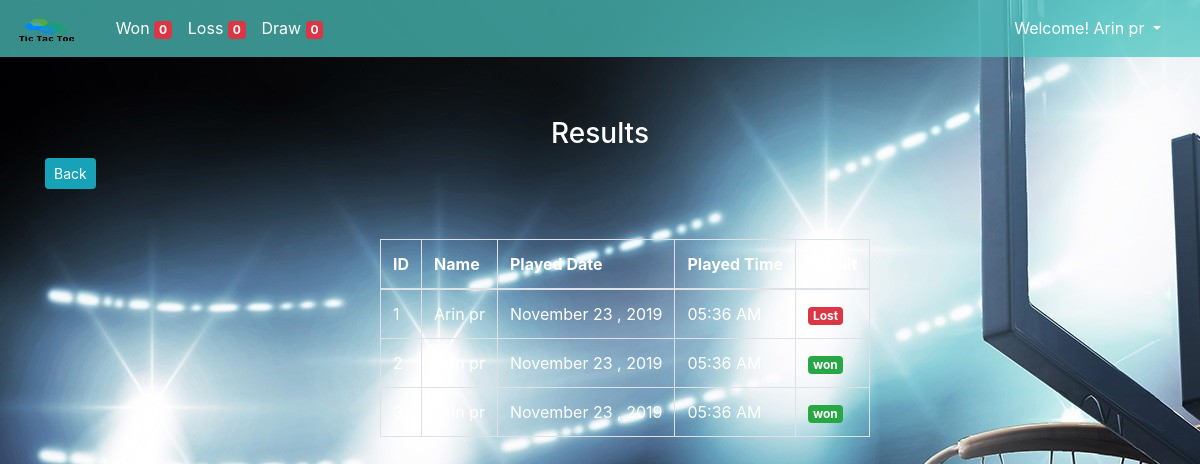
Page /results.php (signed in) on the committed database.
### tables this page shows
CREATE TABLE `user_tbl` (
  `ID` int(11) NOT NULL,
  `full_name` varchar(255) NOT NULL,
  `username` varchar(255) NOT NULL,
  `email` varchar(255) NOT NULL,
  `password` varchar(255) NOT NULL,
  `created_at` timestamp NOT NULL DEFAULT CURRENT_TIMESTAMP ON UPDATE CURRENT_TIMESTAMP
);

CREATE TABLE `game_data` (
  `ID` int(11) NOT NULL,
  `USER_ID` int(11) NOT NULL,
  `Status` varchar(50) NOT NULL,
  `Timestamp` timestamp NOT NULL DEFAULT CURRENT_TIMESTAMP ON UPDATE CURRENT_TIMESTAMP
);

### inc/Database.php (called while the page is built, shortened)
<?php
class Database {
	private $conn;
	private $host;
	private $user;
	private $password;
	private $baseName;
    function __construct($params=array()) {
		$this->conn = false;
		$this->host = 'localhost';
		$this->user = 'root';
		$this->password = 'root';
		$this->baseName = 'tic_tac';
	}
	function connect() {
		if (!$this->conn) {
			try {
				$this->conn = new PDO('mysql:host='.$this->host.';dbname='.$this->baseName.'', $this->user, $this->password, array(PDO::MYSQL_ATTR_INIT_COMMAND => 'SET NAMES utf8'));
			}
			catch (Exception $e) {
				die('Erreur : ' . $e->getMessage());
			}
		}
		return $this->conn;
	}
	function getOne($query) {
		$result = $this->conn->prepare($query);
		$ret = $result->execute();
		$result->setFetchMode(PDO::FETCH_ASSOC);
		$reponse = $result->fetch();
		return $reponse;
	}
	function getAll($query) {
		$result = $this->conn->prepare($query);
		$ret = $result->execute();
		$result->setFetchMode(PDO::FETCH_ASSOC);
		$reponse = $result->fetchAll();
		return $reponse;
	}
}

### results.php (the view, shortened to what this page needs)
<?php
include 'header.php';
$get_qry = "SELECT * from game_data where USER_ID = '".$user_id."' order by ID DESC";
$get_details = $database->getAll($get_qry);
 ?>
 <div class="container" style="padding-top:60px;">
    <h3 class="text-center">Results</h3>
    <button class="btn btn-sm btn-info" onclick="window.history.back();">Back</button>
    <div class="row">
      <div class="col-md-3 col-sm-3 col-xs-3">
      </div>
      <div class="col-md-8 col-sm-8 col-xs-8" style="">
        <table class="table table-responsive " style="padding:50px;">
          <thead class="table-bordered">
            <tr>
              <th>ID</th>
              <th>Name</th>
              <th>Played Date</th>
              <th>Played Time</th>
              <th>Result</th>
            </tr>
          </thead>
          <tbody class="table-bordered">
            <?php
              $i = 0;
              foreach($get_details as $result){
                $i++;
             ?>
            <tr>
              <td><?php echo $i; ?></td>
              <td><?php echo $get_user['full_name']; ?></td>
              <td><?php
              $ev_date = strtotime($result['Timestamp']);
              echo date('F d , Y', $ev_date);
               ?></td>
              <td><?php echo $newDateTime = date('h:i A', strtotime($result['Timestamp'])); ?></td>
              <td> <span class="badge badge-<?php if($result['Status'] == 'win'){ echo "success";}else if($result['Status'] == 'lost'){ echo "danger";}  else if($result['Status'] == 'draw'){ echo "info";} ?>">
                <?php
                  if($result['Status'] == 'win'){
                    echo "won";
                  }
                  else if($result['Status'] == 'lost'){
                    echo "Lost";
                  }
                  else if($result['Status'] == 'draw'){
                    echo "Draw";
                  }
                 ?>
              </span> </td>
            </tr>
            <?php
          }
             ?>
          </tbody>
        </table>
      </div>
    </div>
 </div>
<?php
  include 'footer.php';
 ?>

### header.php (shortened to what this page needs)
<?php
include('inc/Database.php');
$database = new Database;
$user_id = $_SESSION['user_id'];
$get_query = "SELECT * FROM user_tbl WHERE ID = '".$user_id."'";
$get_user = $database->getOne($get_query);
 ?>
<!doctype html>
<html lang="en">
  <head>
    <link rel="stylesheet" href="style.css">
  <link rel="stylesheet" href="https://maxcdn.bootstrapcdn.com/bootstrap/4.3.1/css/bootstrap.min.css"></head>
  <body>
    <nav class="navbar navbar-expand-lg navbar-dark bg-primary" style="background:#4dc5c0b8!important;">
  <a class="navbar-brand" href="index.php"><img src="logo.png" class="logo img-fluid pull-xs-left" alt="..." style="width: 65px;height: 28px;"></a>
  <div class="container" id="navbarNav">
    <ul class="collapse navbar-collapse navbar-nav">
      <li class="nav-item active">
        <a class="nav-link" href="javascript:void(0)">Won <span class="badge badge-danger" id="own_data">0</span></a>
      </li>
      <li class="nav-item">
        <a class="nav-link" href="javascript:void(0)">Loss <span class="badge badge-danger" id="lost_data">0</span></a>
      </li>
      <li class="nav-item">
        <a class="nav-link" href="javascript:void(0)">Draw <span class="badge badge-danger" id="draw_data">0</span></a>
      </li>
    </ul>
    <ul class="navbar-nav">
                <li class="nav-item dropdown">
                    <a class="nav-link dropdown-toggle" href="JavaScript:void(0)" id="navbarDropdownMenuLink" data-toggle="dropdown" aria-haspopup="true" aria-expanded="false">
                      Welcome! <?php echo $get_user['full_name']; ?>
                    </a>
                </li>
            </ul>
  </div>
</nav>

### style.css (style rules this page uses)
body { background: url(NBA.jpg); color: #666 !important; }
.navbar-dark .navbar-nav .nav-link { color:#fff !important; }

### results.php (style rules this page uses)
th,tr,td,h3 { color:#fff !important; }

### rows in the picture
user_tbl: full_name "Arin pr"
game_data: USER_ID.full_name "Arin pr", Timestamp "November 23 , 2019", Timestamp "05:36 AM", Status "Lost"
game_data: USER_ID.full_name "Arin pr", Timestamp "November 23 , 2019", Timestamp "05:36 AM", Status "won"
game_data: USER_ID.full_name "Arin pr", Timestamp "November 23 , 2019", Timestamp "05:36 AM", Status "won"
